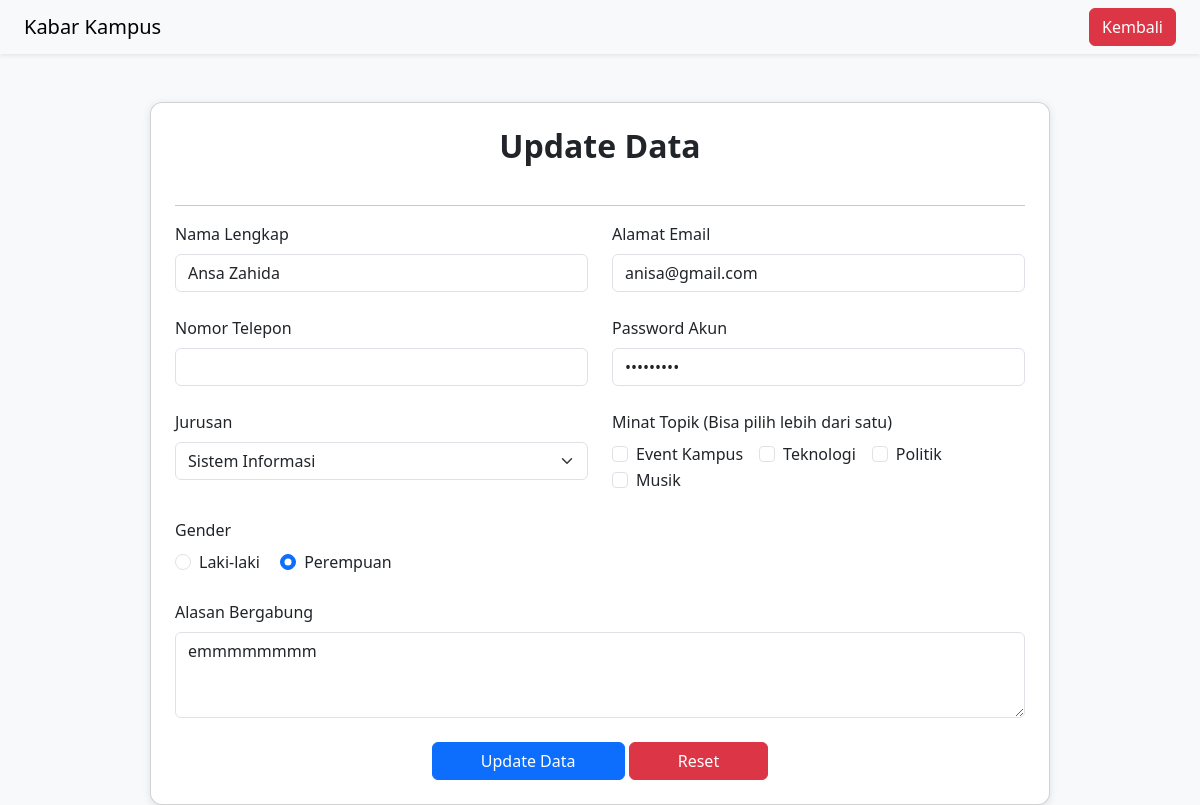
Page /update.php?id=1 on the committed database.
### tables this page shows
CREATE TABLE `pendaftar` (
  `id` int(11) NOT NULL,
  `nama` varchar(100) NOT NULL,
  `email` varchar(100) NOT NULL,
  `no_hp` varchar(100) NOT NULL,
  `password` varchar(255) NOT NULL,
  `jurusan` varchar(100) NOT NULL,
  `minat_topik` varchar(255) NOT NULL,
  `gender` varchar(100) NOT NULL,
  `alasan` text NOT NULL,
  `created_at` datetime DEFAULT current_timestamp()
);

### update.php (the view, shortened to what this page needs)
<?php
include "koneksi.php";
$id = $_GET['id'];
$query = mysqli_query($koneksi, "SELECT * FROM pendaftar WHERE id='$id'");
$data = mysqli_fetch_array($query);
$minat = explode(", ", $data['minat_topik']);
?>
<!DOCTYPE html>
<html lang="id">
<head>
  <link href="https://cdn.jsdelivr.net/npm/bootstrap@5.3.0/dist/css/bootstrap.min.css" rel="stylesheet">
</head>
<body>
  <nav class="navbar navbar-light bg-light shadow-sm px-4">
    <span class="navbar-brand mb-0 h1">Kabar Kampus</span>
    <a href="index.php" class="btn btn-danger">Kembali</a>
  </nav>
  <div class="container mt-5">
    <div class="card mx-auto p-4" style="max-width: 900px;">
      <h2 class="text-center mb-4">Update Data</h2>
      <hr>
      <form action="proses_update.php" method="post">
        <div class="row g-4">
          <div class="col-md-6">
            <label class="form-label">Nama Lengkap</label>
            <input type="text" class="form-control" name="nama" value="<?= $data['nama'] ?>" required>
          </div>
          <div class="col-md-6">
            <label class="form-label">Alamat Email</label>
            <input type="email" class="form-control" name="email" value="<?= $data['email'] ?>" required>
          </div>
          <div class="col-md-6">
            <label class="form-label">Nomor Telepon</label>
            <input type="text" class="form-control" name="telepon" value="<?= $data['telepon'] ?>" required>
          </div>
          <div class="col-md-6">
            <label class="form-label">Password Akun</label>
            <input type="password" class="form-control" name="password" value="<?= $data['password'] ?>" required>
          </div>
          <div class="col-md-6">
            <label class="form-label">Jurusan</label>
            <select name="jurusan" class="form-select">
              <option value="Sistem Informasi" <?= ($data['jurusan'] == 'Sistem Informasi') ? 'selected' : '' ?>>Sistem Informasi</option>
            </select>
          </div>
          <div class="col-md-6">
            <label class="form-label">Minat Topik (Bisa pilih lebih dari satu)</label><br>
            <?php
              $topik = ['Event Kampus', 'Teknologi', 'Politik', 'Musik'];
              foreach ($topik as $t) {
                $checked = in_array($t, $minat) ? 'checked' : '';
                echo "<div class='form-check form-check-inline'>
                        <input class='form-check-input' type='checkbox' name='minat[]' value='$t' $checked>
                        <label class='form-check-label'>$t</label>
                      </div>";
              }
            ?>
          </div>
          <div class="col-md-6">
            <label class="form-label">Gender</label><br>
            <div class="form-check form-check-inline">
              <input class="form-check-input" type="radio" name="gender" value="Laki-laki" <?= ($data['gender'] == 'Laki-laki') ? 'checked' : '' ?>>
              <label class="form-check-label">Laki-laki</label>
            </div>
            <div class="form-check form-check-inline">
              <input class="form-check-input" type="radio" name="gender" value="Perempuan" <?= ($data['gender'] == 'Perempuan') ? 'checked' : '' ?>>
              <label class="form-check-label">Perempuan</label>
            </div>
          </div>
          <div class="col-md-12">
            <label class="form-label">Alasan Bergabung</label>
            <textarea name="alasan" class="form-control" rows="3"><?= $data['alasan'] ?></textarea>
          </div>
        </div>
        <div class="text-center mt-4">
          <button type="submit" class="btn btn-primary px-5">Update Data</button>
          <button type="reset" class="btn btn-danger px-5">Reset</button>
        </div>
      </form>
    </div>
  </div>
</body>
</html>

### update.php (style rules this page uses)
body { background-color: #f8f9fa; }
.card { border-radius: 12px; box-shadow: 0 2px 8px rgba(0,0,0,0.1); }
.form-label { font-weight: 500; }
h2 { font-weight: 600; }

### rows in the picture
pendaftar: nama "Ansa Zahida", email "anisa@gmail.com", jurusan "Sistem Informasi", gender "☑", alasan "emmmmmmmm"

### other values in the picture
$t "Event Kampus"
$t "Teknologi"
$t "Politik"
$t "Musik"
